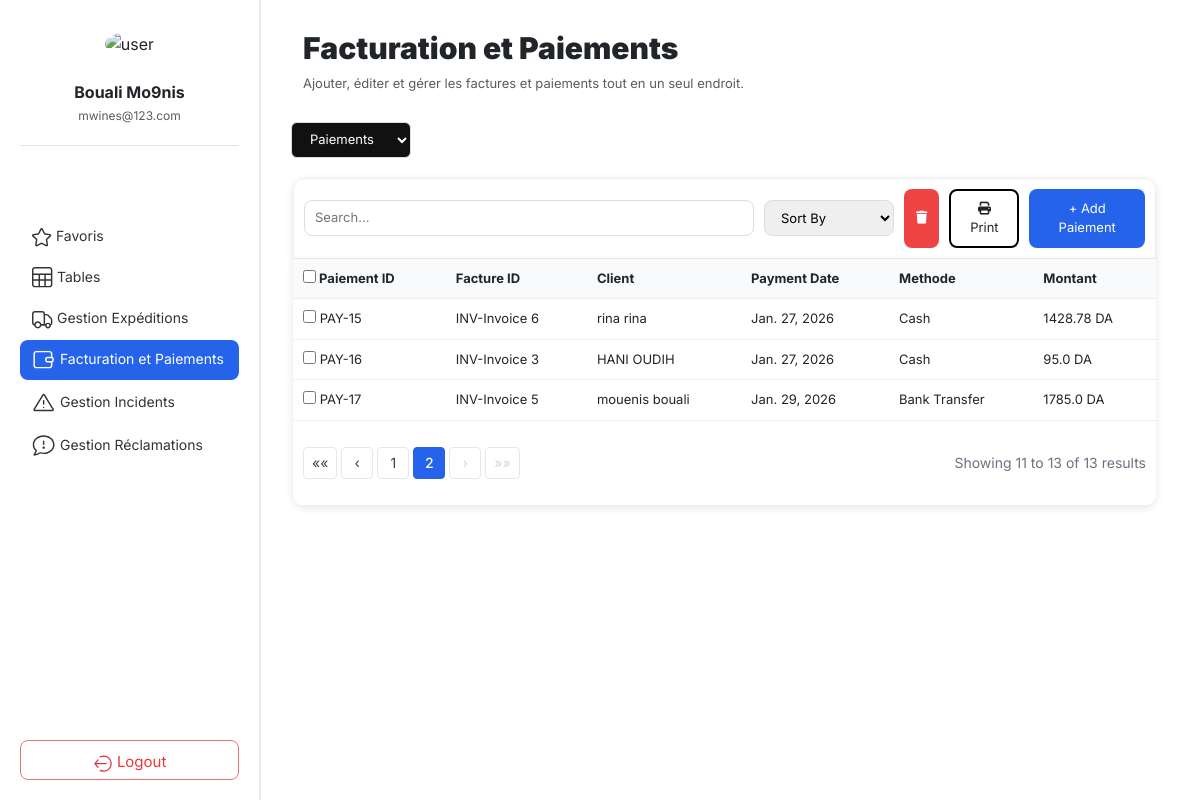
Page /facturation/paiements/?page=2 on the earlier database version.
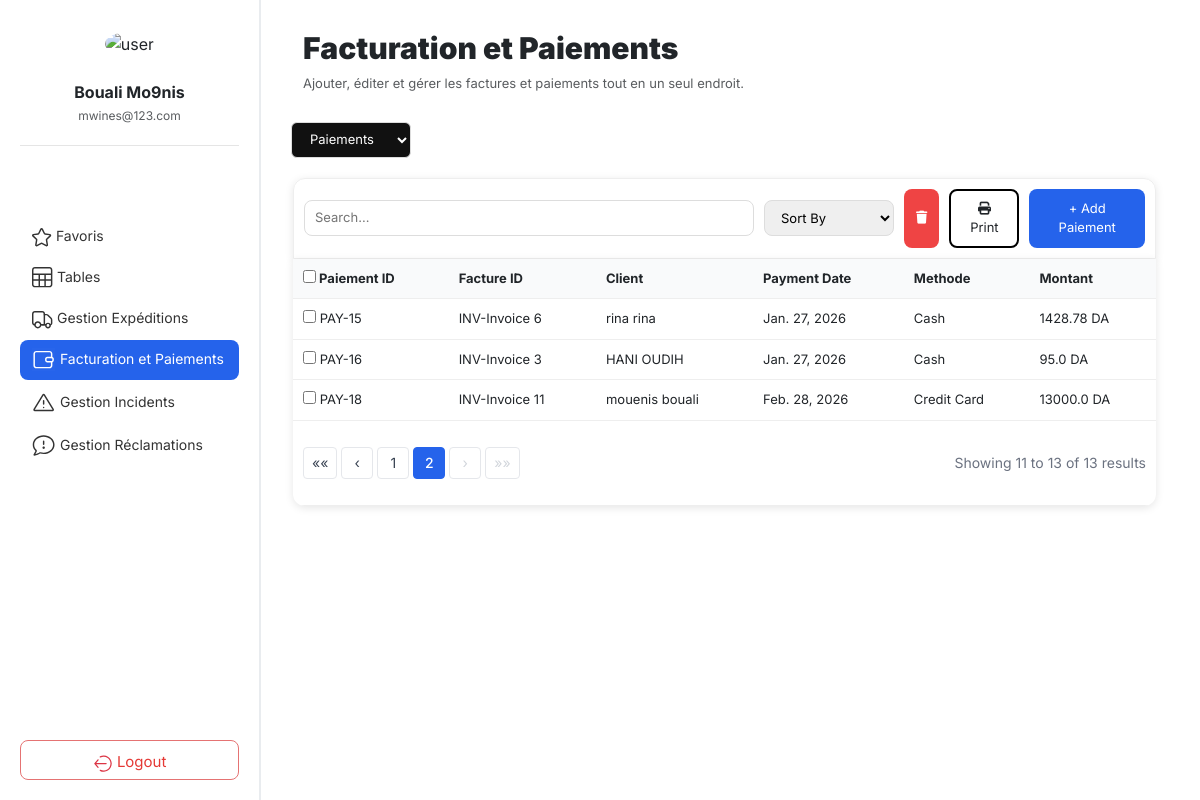
Same page on the later database version.
### core/models/models.py (models this page shows, shortened)
class Payment(models.Model):
    payment_date = models.DateField()
    amount = models.FloatField()
    payment_method = models.CharField(max_length=50)
    invoice = models.ForeignKey(Invoice, on_delete=models.CASCADE)
    client = models.ForeignKey(Client, on_delete=models.RESTRICT)

class Invoice(models.Model):
    invoice_date = models.DateField()
    amount_ht = models.FloatField( default=0)
    amount_vat = models.FloatField(default=0.19)
    amount_ttc = models.FloatField( default=0)
    rest = models.FloatField(default=0)
    status = models.CharField(max_length=50)
    client = models.ForeignKey(Client, on_delete=models.RESTRICT)
    def __str__(self):
        return f"Invoice {self.id}"

class Client(models.Model):
    solld = models.FloatField(default=0, validators=[MinValueValidator(0)])
    first_name = models.CharField(max_length=100)
    last_name = models.CharField(max_length=100)
    email = models.EmailField(unique=True)
    phone = models.CharField(max_length=20)
    address = models.TextField()
    created_at = models.DateTimeField(auto_now_add=True)
    def __str__(self):
        return f"{self.first_name} {self.last_name}"

### core/web/views.py (the view, shortened to what this page needs)
# urls.py: path("facturation/paiements/", views.paiement_view, name="paiement_view"),
def paiement_view(request):
	try:
		Payment= apps.get_model("core", "Payment")
	except LookupError as e:
		raise Http404("Paiement model not found (check core/models/models.py).") from e
	db_table = Payment._meta.db_table
	search_query = request.GET.get('search', '').strip()
	Payments = Payment.objects.all()
	page_obj = Paginator(Payments, 10).get_page(request.GET.get("page"))
	return render(request, "facture/paiements.html", {"page_obj": page_obj})

### core/web/templates/facture/paiements.html (shortened to what the changed rows need)
{% extends "home.html" %}
{% load static %}
{% block content %}
<div class="tables-top">
    <div class="table-header">
            <h2><b>Facturation et Paiements</b></h2>
    </div>
</div>
<section class="table-section">
    <div class="table-content">
        <table>
            <thead>
                <tr>
                    <th>
                        <label>
                            <input type="checkbox" id="selectAll">
                            Paiement ID
                        </label>
                    </th>
                    <th>Facture ID</th>
                    <th>Client</th>
                    <th>Payment Date</th>
                    <th>Methode</th>
                    <th>Montant</th>
                </tr>
            </thead>
            <tbody>
                {% for paiement in page_obj %}
                <tr>
                    <td class="id-col"><input type="checkbox" value="{{ paiement.id }}">
                        PAY-{{ paiement.id }}
                    </td>
                    <td>INV-{{ paiement.invoice }}</td>
                    <td>{{ paiement.client }}</td>
                    <td>{{ paiement.payment_date }}</td>
                    <td>{{ paiement.payment_method }}</td>
                    <td>{{ paiement.amount }} DA</td>
                </tr>
                {% endfor %}
            </tbody>
            <tfoot>
                <tr>
                    <td colspan="8">
                        <div class="pagination-footer">
                            <div class="pagination">
                                {% if page_obj.has_previous %}
                                    <a href="?page=1" class="pagination-nav">««</a>
                                    <a href="?page={{ page_obj.previous_page_number }}" class="pagination-nav">‹</a>
                                {% else %}
                                    <span class="pagination-nav disabled">««</span>
                                    <span class="pagination-nav disabled">‹</span>
                                {% endif %}
                                {% for num in page_obj.paginator.page_range %}
                                    {% if num == page_obj.number %}
                                        <strong class="pagination-current">{{ num }}</strong>
                                    {% elif num > page_obj.number|add:'-3' and num < page_obj.number|add:'3' %}
                                        <a href="?page={{ num }}" class="pagination-link">{{ num }}</a>
                                    {% elif num == 1 or num == page_obj.paginator.num_pages %}
                                        <a href="?page={{ num }}" class="pagination-link">{{ num }}</a>
                                    {% elif num == page_obj.number|add:'-3' or num == page_obj.number|add:'3' %}
                                        <span class="pagination-ellipsis">...</span>
                                    {% endif %}
                                {% endfor %}
                                {% if page_obj.has_next %}
                                    <a href="?page={{ page_obj.next_page_number }}" class="pagination-nav">›</a>
                                    <a href="?page={{ page_obj.paginator.num_pages }}" class="pagination-nav">»»</a>
                                {% else %}
                                    <span class="pagination-nav disabled">›</span>
                                    <span class="pagination-nav disabled">»»</span>
                                {% endif %}
                            </div>
                        </div>
                    </td>
                </tr>
            </tfoot>
        </table>
    </div>
</section>
<link rel="stylesheet" href="{% static 'css/facture.css' %}">
{% endblock %}

Differences in the rows shown:
removed Payment: id "17", invoice "Invoice 5", client "mouenis bouali", payment_date "Jan. 29, 2026", payment_method "Bank Transfer", amount "1785.0"
added Payment: id "18", invoice "Invoice 11", client "mouenis bouali", payment_date "Feb. 28, 2026", payment_method "Credit Card", amount "13000.0"
